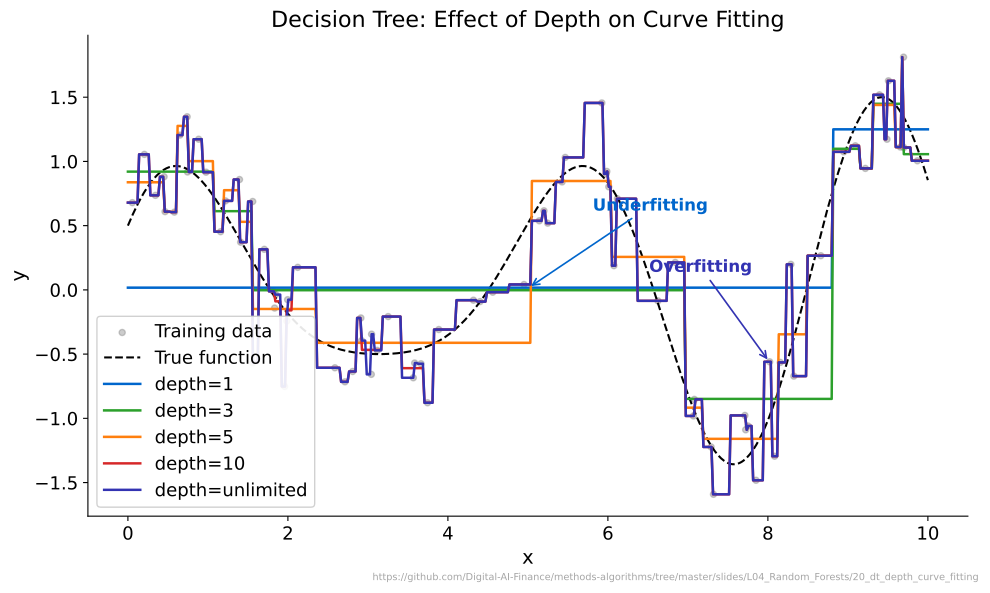

Recreate this plot in Python.
"""Decision Tree: Effect of Depth on Curve Fitting"""
import matplotlib.pyplot as plt
import numpy as np
from pathlib import Path
from sklearn.tree import DecisionTreeRegressor

CHART_METADATA = {
    'title': 'Decision Tree: Effect of Depth on Curve Fitting',
    'description': 'Shows how tree depth controls underfitting vs overfitting for a single decision tree regressor',
    'url': 'https://github.com/Digital-AI-Finance/methods-algorithms/tree/master/slides/L04_Random_Forests/20_dt_depth_curve_fitting'
}

plt.rcParams.update({
    'font.size': 14, 'axes.labelsize': 14, 'axes.titlesize': 16,
    'xtick.labelsize': 13, 'ytick.labelsize': 13, 'legend.fontsize': 13,
    'figure.figsize': (10, 6), 'figure.dpi': 150,
    'axes.spines.top': False,
    'axes.spines.right': False,
})

MLPURPLE = '#3333B2'
MLBLUE = '#0066CC'
MLORANGE = '#FF7F0E'
MLGREEN = '#2CA02C'
MLRED = '#D62728'

np.random.seed(42)
n = 80
X_train = np.sort(np.random.uniform(0, 10, n))
y_true_func = lambda x: np.sin(1.5 * x) + 0.5 * np.cos(2 * x)
y_train = y_true_func(X_train) + np.random.normal(0, 0.3, n)

X_plot = np.linspace(0, 10, 500).reshape(-1, 1)
X_train_2d = X_train.reshape(-1, 1)

depths = [1, 3, 5, 10, None]
colors = [MLBLUE, MLGREEN, MLORANGE, MLRED, MLPURPLE]
labels = ['depth=1', 'depth=3', 'depth=5', 'depth=10', 'depth=unlimited']

fig, ax = plt.subplots()

ax.scatter(X_train, y_train, c='gray', alpha=0.4, s=20, zorder=1, label='Training data')
ax.plot(X_plot, y_true_func(X_plot.ravel()), 'k--', linewidth=1.5, label='True function', zorder=2)

predictions = {}
for depth, color, label in zip(depths, colors, labels):
    dt = DecisionTreeRegressor(max_depth=depth, random_state=42)
    dt.fit(X_train_2d, y_train)
    y_pred = dt.predict(X_plot)
    predictions[depth] = y_pred
    ax.plot(X_plot, y_pred, color=color, linewidth=1.8, label=label, zorder=3)

# Annotations
idx_mid = 250
ax.annotate('Underfitting', xy=(X_plot[idx_mid, 0], predictions[1][idx_mid]),
            xytext=(X_plot[idx_mid, 0] + 0.8, predictions[1][idx_mid] + 0.6),
            fontsize=12, color=MLBLUE, fontweight='bold',
            arrowprops=dict(arrowstyle='->', color=MLBLUE, lw=1.2))

idx_late = 400
ax.annotate('Overfitting', xy=(X_plot[idx_late, 0], predictions[None][idx_late]),
            xytext=(X_plot[idx_late, 0] - 1.5, predictions[None][idx_late] + 0.7),
            fontsize=12, color=MLPURPLE, fontweight='bold',
            arrowprops=dict(arrowstyle='->', color=MLPURPLE, lw=1.2))

ax.set_xlabel('x')
ax.set_ylabel('y')
ax.set_title(CHART_METADATA['title'])
ax.legend(loc='lower left', framealpha=0.9)

plt.figtext(0.99, 0.01, CHART_METADATA['url'],
            fontsize=7, color='gray', ha='right', va='bottom', alpha=0.7)
plt.tight_layout()
plt.savefig(Path(__file__).parent / 'chart.pdf', dpi=300, bbox_inches='tight')
plt.close()
print("Chart saved: 20_dt_depth_curve_fitting/chart.pdf")
